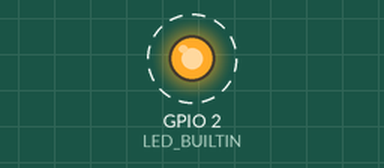
The program below on a simulated ESP32. Parts: output pins drawn as LEDs (lit = HIGH). Dashed ring = blinking. What the program prints to the serial monitor is not drawn.

Above: at 0.5 s.
Timing chart, 0 to 4.6 s (numbered marks = the images above):
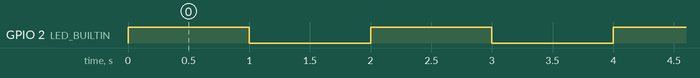

The program:

main.cpp
```cpp
#include <Arduino.h>  // Wajib untuk PlatformIO

#define LED_BUILTIN 2 // GPIO 2 adalah LED bawaan ESP32

void setup() {
  Serial.begin(115200);  // Inisialisasi Serial Monitor dengan baudrate 115200
  pinMode(LED_BUILTIN, OUTPUT); // Set LED sebagai output
  Serial.println("ESP32 Initialized!"); // Tampilkan pesan awal
}

void loop() {
  Serial.println("LED ON");   // Tampilkan pesan di Serial Monitor
  digitalWrite(LED_BUILTIN, HIGH); // Nyalakan LED
  delay(1000);                      // Tunggu 1 detik

  Serial.println("LED OFF");  // Tampilkan pesan di Serial Monitor
  digitalWrite(LED_BUILTIN, LOW);  // Matikan LED
  delay(1000);                     // Tunggu 1 detik
}
```

Measured:
- by itself, GPIO 2 (LED_BUILTIN): alternates HIGH for 1.0 s and LOW for 1.0 s
